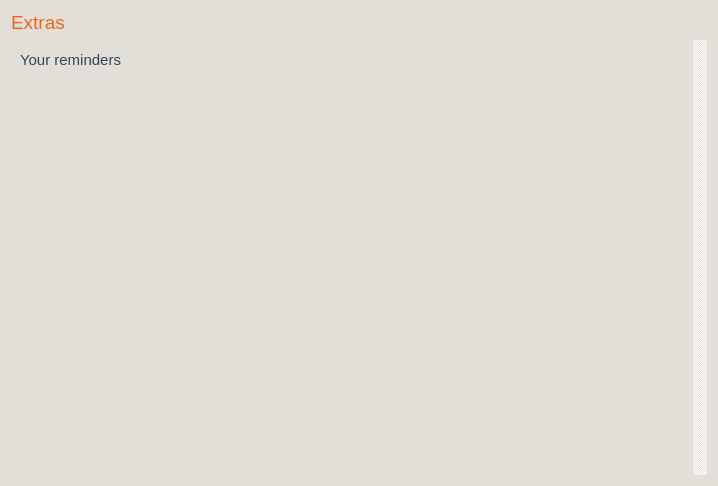
<?xml version="1.0" encoding="UTF-8"?>
<ui version="4.0">
 <class>Form</class>
 <widget class="QWidget" name="Form">
  <property name="geometry">
   <rect>
    <x>0</x>
    <y>0</y>
    <width>718</width>
    <height>486</height>
   </rect>
  </property>
  <property name="windowTitle">
   <string>Form</string>
  </property>
  <property name="styleSheet">
   <string notr="true">padding:0;
background-color:rgb(225, 223, 216);</string>
  </property>
  <layout class="QGridLayout" name="gridLayout">
   <item row="0" column="0">
    <widget class="QLabel" name="label_5">
     <property name="font">
      <font>
       <pointsize>14</pointsize>
      </font>
     </property>
     <property name="styleSheet">
      <string notr="true">color:#F26419;</string>
     </property>
     <property name="text">
      <string>Extras</string>
     </property>
    </widget>
   </item>
   <item row="1" column="0">
    <widget class="QScrollArea" name="scrollArea">
     <property name="styleSheet">
      <string notr="true">background-color:rgb(225, 223, 216);
border:none;
</string>
     </property>
     <property name="verticalScrollBarPolicy">
      <enum>Qt::ScrollBarAlwaysOn</enum>
     </property>
     <property name="widgetResizable">
      <bool>true</bool>
     </property>
     <property name="alignment">
      <set>Qt::AlignLeading|Qt::AlignLeft|Qt::AlignTop</set>
     </property>
     <widget class="QWidget" name="scrollAreaWidgetContents">
      <property name="geometry">
       <rect>
        <x>0</x>
        <y>0</y>
        <width>675</width>
        <height>429</height>
       </rect>
      </property>
      <property name="sizePolicy">
       <sizepolicy hsizetype="Expanding" vsizetype="Expanding">
        <horstretch>0</horstretch>
        <verstretch>0</verstretch>
       </sizepolicy>
      </property>
      <property name="layoutDirection">
       <enum>Qt::LeftToRight</enum>
      </property>
      <layout class="QVBoxLayout" name="verticalLayout">
       <property name="spacing">
        <number>20</number>
       </property>
       <property name="sizeConstraint">
        <enum>QLayout::SetMaximumSize</enum>
       </property>
       <property name="topMargin">
        <number>11</number>
       </property>
       <property name="bottomMargin">
        <number>11</number>
       </property>
       <item>
        <widget class="QLabel" name="label">
         <property name="sizePolicy">
          <sizepolicy hsizetype="Preferred" vsizetype="Maximum">
           <horstretch>0</horstretch>
           <verstretch>0</verstretch>
          </sizepolicy>
         </property>
         <property name="font">
          <font>
           <pointsize>11</pointsize>
          </font>
         </property>
         <property name="styleSheet">
          <string notr="true">border:none;
color:#2F4858;</string>
         </property>
         <property name="text">
          <string>Your reminders</string>
         </property>
        </widget>
       </item>
       <item>
        <widget class="QWidget" name="my_reminders" native="true">
         <property name="sizePolicy">
          <sizepolicy hsizetype="Preferred" vsizetype="Maximum">
           <horstretch>0</horstretch>
           <verstretch>0</verstretch>
          </sizepolicy>
         </property>
         <layout class="QVBoxLayout" name="verticalLayout_3"/>
        </widget>
       </item>
      </layout>
     </widget>
    </widget>
   </item>
  </layout>
 </widget>
 <resources/>
 <connections/>
</ui>
